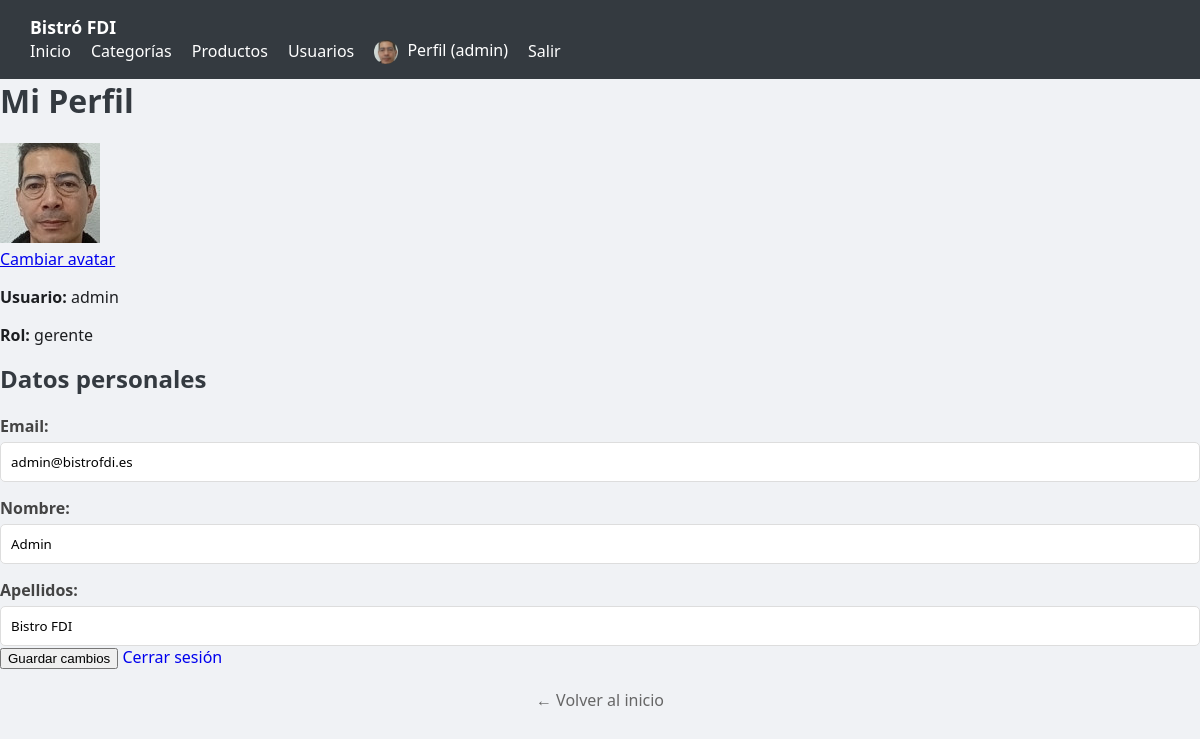
The app's page /perfil.php (signed in), older data.
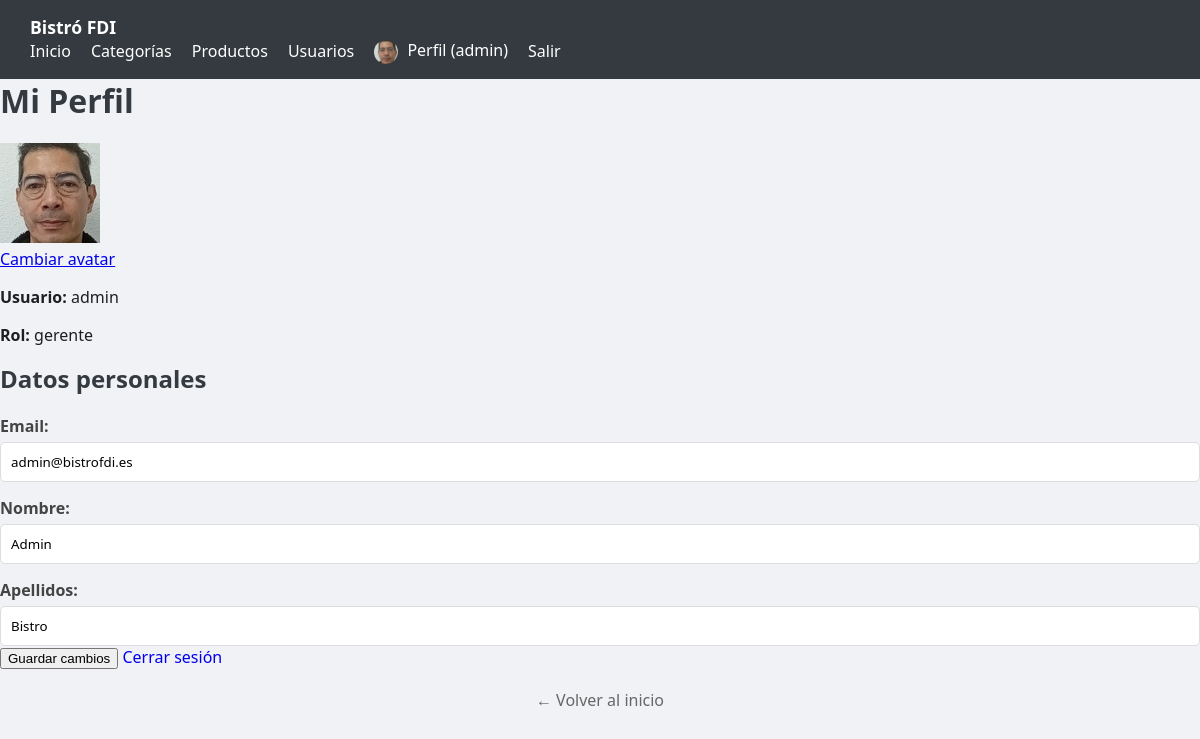
The same page, newer data.
### tables this page shows
CREATE TABLE `usuarios` (
  `id` int(11) NOT NULL,
  `nombre_usuario` varchar(50) NOT NULL,
  `email` varchar(100) NOT NULL,
  `nombre` varchar(50) NOT NULL,
  `apellidos` varchar(100) NOT NULL,
  `password_hash` varchar(255) NOT NULL,
  `rol` enum('cliente','camarero','cocinero','gerente') NOT NULL DEFAULT 'cliente',
  `avatar` varchar(255) DEFAULT 'img/avatares/default.jpg',
  `fecha_alta` datetime NOT NULL DEFAULT current_timestamp()
);

### includes/funcionesUsuarios.php (called while the page is built, shortened)
<?php
function obtenerUsuarioPorId(int $id): ?array {
	$conn = obtenerConexionBD();
	$sql = "SELECT * FROM usuarios WHERE id = ?";
	$stmt = $conn->prepare($sql);
	$stmt->bind_param("i", $id);
	$stmt->execute();
	$res = $stmt->get_result();
	$usuario = $res->fetch_assoc();
	return $usuario ?: null;
}

### perfil.php (the view, shortened to what this page needs)
<?php
require_once __DIR__ . '/includes/funcionesUsuarios.php';
?>
<!DOCTYPE html>
<html lang="es">
<head>
	<link rel="stylesheet" href="css/estilos.css">
</head>
<body class="body-gestion">
	<?php include __DIR__ . '/includes/nav.php'; ?>
	<main class="main-content">
	<header class="header-gestion">
	<h1>Mi Perfil</h1>
	</header>
	<section class="contenedor-tabla-profesional">
	<div class="perfil-layout">
	<div class="perfil-sidebar">
	<div class="perfil-avatar-container">
	<div class="avatar-wrapper">
	<img src="<?php echo htmlspecialchars($usuario['avatar']); ?>" alt="Avatar">
	</div>
	<a href="cambiarAvatar.php" class="btn-cambiar-avatar">
	Cambiar avatar
	</a>
	</div>
	<div class="info-usuario-fija">
	<p><strong>Usuario:</strong> <?php echo htmlspecialchars($usuario['nombre_usuario']); ?></p>
	<p><strong>Rol:</strong> <span class="tag-rol"><?php echo htmlspecialchars($usuario['rol']); ?></span></p>
	</div>
	</div>
	<div class="perfil-main">
	<h2>Datos personales</h2>
	<form method="post" action="perfil.php" class="form-profesional">
	<div class="campo">
	<label>Email:</label>
	<input type="email" name="email" value="<?php echo htmlspecialchars($usuario['email']); ?>" required>
	</div>
	<div class="campo">
	<label>Nombre:</label>
	<input type="text" name="nombre" value="<?php echo htmlspecialchars($usuario['nombre']); ?>" required>
	</div>
	<div class="campo">
	<label>Apellidos:</label>
	<input type="text" name="apellidos" value="<?php echo htmlspecialchars($usuario['apellidos']); ?>" required>
	</div>
	<div class="botones-form">
	<button type="submit" class="btn-anadir">Guardar cambios</button>
	<a href="logout.php" class="btn-borrar" style="text-decoration:none;">Cerrar sesión</a>
	</div>
	</form>
	</div>
	</div>
	<div style="margin-top: 20px; text-align: center;">
	<a href="index.php" style="color: #666; text-decoration: none;">← Volver al inicio</a>
	</div>
	</section>
	</main>
</body>
</html>

### includes/nav.php (shortened to what this page needs)
<?php
$base = "/aw_g5_bistroFDI/p2_g5/bistrofdi/";
$estaLogueado = isset($_SESSION['id_usuario']);
$avatar = 'img/avatares/default.png';
if ($estaLogueado && function_exists('obtenerUsuarioPorId')) {
	$usuario = obtenerUsuarioPorId($_SESSION['id_usuario']);
	if ($usuario && !empty($usuario['avatar'])) {
	$avatar = $usuario['avatar'];
	}
}
$rutaFinalAvatar = (strpos($avatar, 'http') === 0) ? $avatar : $base . $avatar;
?>
<nav class="navegacion-principal">
	<div class="nav-contenedor">
	<a href="<?= $base ?>index.php" class="nav-logo">Bistró FDI</a>
	<ul class="nav-links">
	<li><a href="<?= $base ?>index.php">Inicio</a></li>
	<?php if (isset($_SESSION['rol']) && $_SESSION['rol'] === 'gerente'): ?>
	<li><a href="<?= $base ?>gestion_categorias.php">Categorías</a></li>
	<li><a href="<?= $base ?>gestion_productos.php">Productos</a></li>
	<li><a href="<?= $base ?>gestionarUsuarios.php">Usuarios</a></li>
	<?php endif; ?>
	<?php if ($estaLogueado): ?>
	<li>
	<a href="<?= $base ?>perfil.php">
	<img src="<?= htmlspecialchars($rutaFinalAvatar) ?>" alt="Avatar"
	style="width: 24px; height: 24px; border-radius: 50%; vertical-align: middle; margin-right: 5px; object-fit: cover;">
	Perfil (<?= htmlspecialchars($_SESSION['nombre_usuario'] ?? 'Usuario') ?>)
	</a>
	</li>
	<li><a href="<?= $base ?>logout.php">Salir</a></li>
	<?php else: ?>
	<li><a href="<?= $base ?>login.php">Login</a></li>
	<li><a href="<?= $base ?>registro.php">Registrarse</a></li>
	<?php endif; ?>
	</ul>
	</div>
</nav>

Row changes from the older to the newer data that the page shows:
changed usuarios "admin": apellidos "Bistro FDI" → "Bistro"
